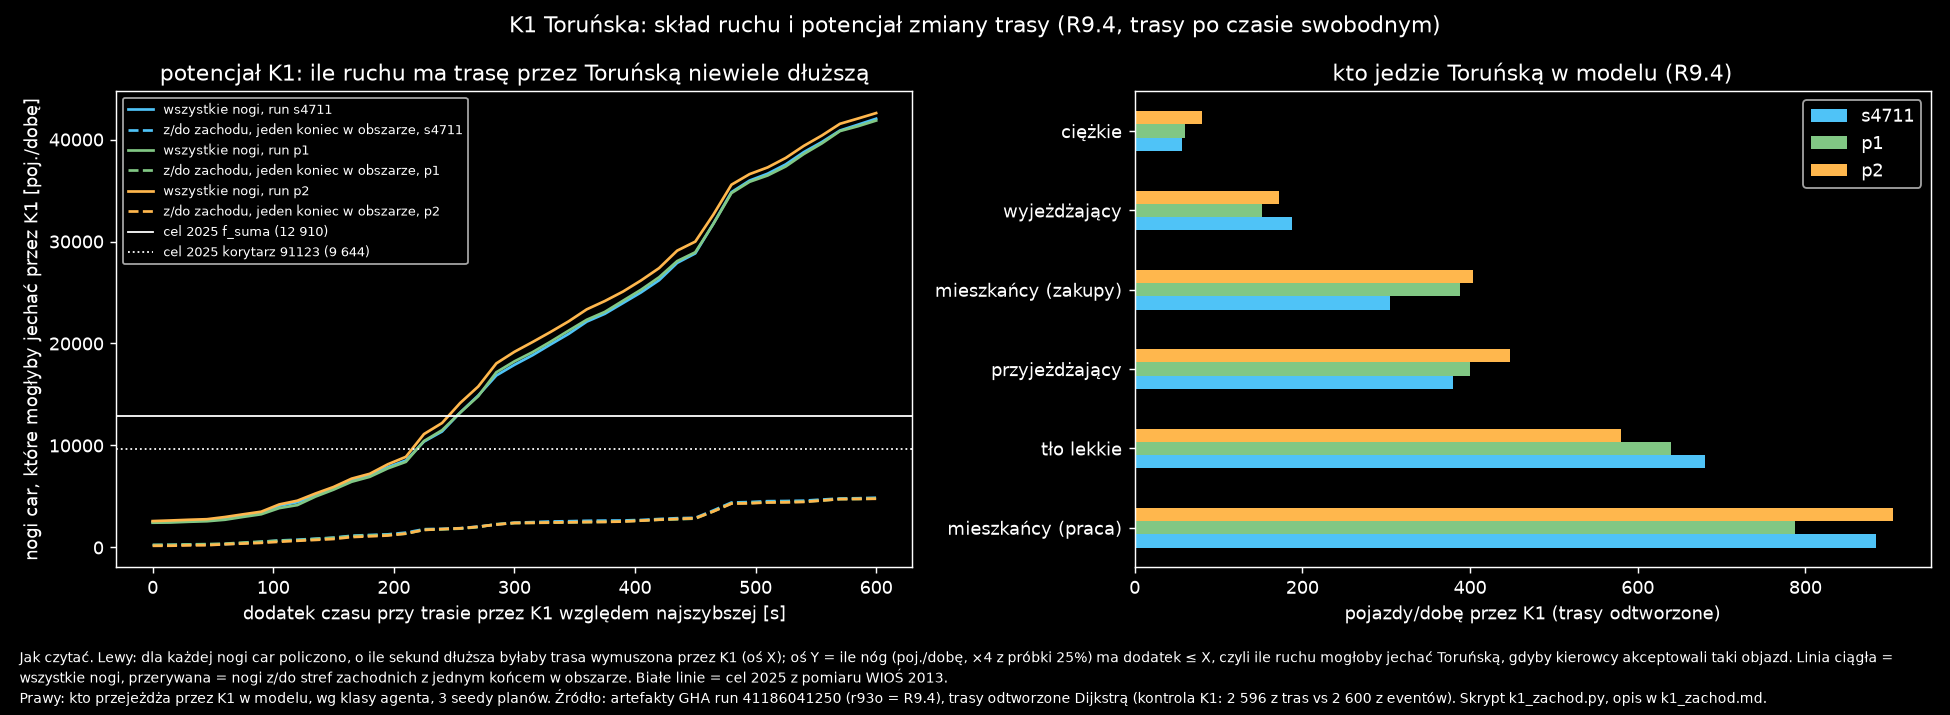

Write the Python code that produced this figure.
"""Opcja (b) z lancuchy.md: czy ruch z zachodu omija Toruńską (K1) i ile ruchu mogłoby tam trafić przy innym wyborze trasy.

Artefakty GHA nie mają eventów, więc trasy nóg car z output_legs odtwarzamy Dijkstrą po czasie swobodnym
(length/freespeed + 1 s na link, jak w QSim), bez zakazów skrętu (D26, efekt poniżej rozrzutu seedów).
Kontrola przybliżenia: natężenia K1–K5 z tras vs natężenia z eventów (analiza/wios2013.json tego samego runu).
Dla każdej nogi liczymy też czas trasy wymuszonej przez K1 (dowolny kierunek): dodatek = t(o→K1→d) − t(o→d).

Wejście: output/r94c_gha/r94c-r93o-<run>/ (R9.4, runy s4711, p1, p2 = trzy seedy planów).
Użycie: uv run python -W ignore reports/etap3/g_pomiary_miejskie/k1_zachod.py
Wyjście: k1_zachod.json, k1_zachod.png, k1_zachod_mapa.png (obok skryptu)."""
import collections
import json
from pathlib import Path

import matplotlib
import numpy as np
import pandas as pd
import zstandard
from lxml import etree
from scipy.sparse import csr_matrix
from scipy.sparse.csgraph import dijkstra

matplotlib.use("Agg")
import matplotlib.pyplot as plt
plt.style.use("dark_background")  # preferencja użytkownika

G, H = Path("output/r94c_gha"), Path(__file__).parent
RUNS, SAMPLE = ("s4711", "p1", "p2"), 0.25
z = lambda p: zstandard.ZstdDecompressor().stream_reader(open(p, "rb"))
K = pd.read_csv("scenarios/kutno/validation/wios2013_linki.csv")
K1 = K[K.pkt == "K1"].link.tolist()
BZ = pd.read_csv("scenarios/kutno/demand/border_zones.csv")
ZONE = BZ.set_index("link").road.to_dict()  # link wjazdu/wyjazdu -> nazwa strefy, np. "92 zach"
ZACH = {r for r in BZ.road if "zach" in r}  # strefy zachodnie: 92 zach, 91 płn-zach, 91 płd-zach, 60 płd-zach
KLASA = {"r": "mieszkańcy (praca)", "e": "mieszkańcy (zakupy)", "c": "przyjeżdżający", "o": "wyjeżdżający",
         "t": "tło lekkie", "h": "ciężkie"}

# --- sieć (taka sama we wszystkich runach) -------------------------------------------------------------------------
nodes, L = {}, []
for _, el in etree.iterparse(z(G / f"r94c-r93o-{RUNS[0]}" / "output_network.xml.zst"), tag=("node", "link")):
    if el.tag == "node":
        nodes[el.get("id")] = (float(el.get("x")), float(el.get("y")))
    elif "car" in el.get("modes"):
        a = {x.get("name"): x.text for x in el.iter("attribute")}
        L.append((el.get("id"), el.get("from"), el.get("to"), float(el.get("length")), float(el.get("freespeed")),
                  a.get("type"), a.get("speed_group")))
    el.clear()
L = pd.DataFrame(L, columns=["id", "fr", "to", "len", "fs", "type", "grp"]).set_index("id")
nid = {n: i for i, n in enumerate(nodes)}
L["a"], L["b"] = L.fr.map(nid), L.to.map(nid)
L["t"] = L.len / L.fs + 1.0  # QSim: czas przejazdu linku + 1 s
best = L.reset_index().sort_values("t").drop_duplicates(["a", "b"])  # równoległe linki: najszybszy
M = csr_matrix((best.t, (best.a, best.b)), shape=(len(nid),) * 2)
EDGE = dict(zip(zip(best.a, best.b), best.id))
XY = np.array(list(nodes.values()))


def legs(run):
    l = pd.read_csv(G / f"r94c-r93o-{run}" / "output_legs.csv.zst", sep=";",
                    usecols=["person", "mode", "start_link", "end_link"])
    l = l[l["mode"] == "car"].reset_index(drop=True)
    l["o"], l["d"] = L.b.reindex(l.start_link).to_numpy(), L.a.reindex(l.end_link).to_numpy()
    l["kl"] = l.person.str[0]
    l["z_od"], l["z_do"] = l.start_link.map(ZONE), l.end_link.map(ZONE)
    return l


# czasy z K1 do wszystkich węzłów i do K1 ze wszystkich węzłów (oba kierunki K1)
fromK1 = {k: dijkstra(M, indices=L.b[k]) + 0 for k in K1}
toK1 = {k: dijkstra(M.T.tocsr(), indices=L.a[k]) for k in K1}

res, flows = {}, {}
for run in RUNS:
    l = legs(run)
    vol = collections.Counter()
    t0, tk = np.full(len(l), np.nan), np.full(len(l), np.nan)
    via = np.zeros(len(l), bool)
    for o, g in l.groupby("o"):
        dist, pred = dijkstra(M, indices=int(o), return_predecessors=True)
        for i, r in g.iterrows():
            d = int(r.d)
            t0[i] = dist[d] + L.t[r.end_link]
            tk[i] = min(toK1[k][int(o)] + L.t[k] + fromK1[k][d] for k in K1) + L.t[r.end_link]
            path, n = [r.end_link] if r.end_link != r.start_link else [], d
            while n != o and n >= 0:
                p = pred[n]; path.append(EDGE[(p, n)]); n = p
            for x in path:
                vol[x] += 1
            via[i] = any(k in path for k in K1)
    l["t0"], l["dod"], l["via"] = t0, tk - t0, via
    l.loc[l.via, "dod"] = 0.0  # noga już jedzie przez K1 (także koniec na K1, gdzie wymuszenie liczyłoby K1 dwa razy)
    # kontrola: K1–K5 z tras vs z eventów (pojazdy osobowe + ciężkie, pce bez znaczenia: liczymy pojazdy)
    ev = pd.DataFrame(json.load(open(G / f"r94c-r93o-{run}" / "analiza" / "wios2013.json", encoding="utf-8"))["punkty"])
    kon = {p: {"trasy": round(sum(vol[x] for x in K[K.pkt == p].link) / SAMPLE), "eventy": int(m)}
           for p, m in zip(ev.pkt, ev.model_razem)}
    k1 = l[l.via]
    zach = l[l.z_od.isin(ZACH) | l.z_do.isin(ZACH)]
    zach_miasto = zach[zach.z_od.isna() | zach.z_do.isna()]  # jeden koniec w obszarze (nie tranzyt strefa–strefa)
    prog = [0, 15, 30, 60, 120, 180, 300, 600]
    res[run] = {
        "kontrola_K": kon,
        "K1_klasy_poj_doba": (k1.kl.map(KLASA).value_counts() / SAMPLE).round().astype(int).to_dict(),
        "K1_strefy_poj_doba": (pd.concat([k1.z_od, k1.z_do]).dropna().value_counts() / SAMPLE).round().astype(int).to_dict(),
        "zachod_miasto_nogi_poj_doba": round(len(zach_miasto) / SAMPLE),
        "zachod_miasto_przez_K1_proc": round(100 * zach_miasto.via.mean(), 1),
        "zachod_tranzyt_nogi_poj_doba": round((len(zach) - len(zach_miasto)) / SAMPLE),
        # ile pojazdów/dobę mogłoby dojść na K1, gdyby wszystkie nogi z dodatkiem ≤ X s jechały przez K1
        "potencjal_K1_poj_doba": {f"<= {p} s": round(float((l.dod <= p).sum()) / SAMPLE) for p in prog},
        "potencjal_K1_zachod_miasto": {f"<= {p} s": round(float((zach_miasto.dod <= p).sum()) / SAMPLE) for p in prog},
        "dodatek_mediana_s": {k: round(float(g.dod.median()), 0) for k, g in
                              {"wszystkie": l, "zachod_miasto": zach_miasto, "zachod_tranzyt": zach[~zach.index.isin(zach_miasto.index)]}.items()},
    }
    flows[run] = (vol, l)
    print(run, json.dumps(res[run], ensure_ascii=False))

# --- obwodnica vs Toruńska: typy i prędkości na trasie K1 i na trasach zachodnich -------------------------------------
vol, l = flows[RUNS[0]]
Kxy = K[K.pkt == "K1"].iloc[0][["x", "y"]].astype(float).to_numpy()
res["K1_link"] = L.loc[K1, ["len", "fs", "type", "grp"]].assign(fs_kmh=lambda d: (d.fs * 3.6).round(1)).drop(columns="fs").to_dict("index")
res["cel_2025"] = {"f_suma": 12910, "korytarz": 9644}
json.dump(res, open(H / "k1_zachod.json", "w", encoding="utf-8"), ensure_ascii=False, indent=1)

# --- wykres 1: potencjał K1 vs dodatek czasu --------------------------------------------------------------------------
fig, ax = plt.subplots(1, 2, figsize=(15, 5.5))
prog = np.arange(0, 601, 15)
for run, c in zip(RUNS, ("#4fc3f7", "#81c784", "#ffb74d")):
    l = flows[run][1]
    zm = l[(l.z_od.isin(ZACH) | l.z_do.isin(ZACH)) & (l.z_od.isna() | l.z_do.isna())]
    ax[0].plot(prog, [(l.dod <= p).sum() / SAMPLE for p in prog], color=c, label=f"wszystkie nogi, run {run}")
    ax[0].plot(prog, [(zm.dod <= p).sum() / SAMPLE for p in prog], color=c, ls="--", label=f"z/do zachodu, jeden koniec w obszarze, {run}")
for v, ls, lab in ((12910, "-", "cel 2025 f_suma (12 910)"), (9644, ":", "cel 2025 korytarz 91123 (9 644)")):
    ax[0].axhline(v, color="w", ls=ls, lw=1, label=lab)
ax[0].set_xlabel("dodatek czasu przy trasie przez K1 względem najszybszej [s]")
ax[0].set_ylabel("nogi car, które mogłyby jechać przez K1 [poj./dobę]")
ax[0].set_title("potencjał K1: ile ruchu ma trasę przez Toruńską niewiele dłuższą"); ax[0].legend(fontsize=7)
kl = pd.DataFrame({r: res[r]["K1_klasy_poj_doba"] for r in RUNS}).fillna(0)
kl.plot.barh(ax=ax[1], color=["#4fc3f7", "#81c784", "#ffb74d"])
ax[1].set_xlabel("pojazdy/dobę przez K1 (trasy odtworzone)"); ax[1].set_title("kto jedzie Toruńską w modelu (R9.4)")
fig.suptitle("K1 Toruńska: skład ruchu i potencjał zmiany trasy (R9.4, trasy po czasie swobodnym)")
fig.text(.01, .01, "Jak czytać. Lewy: dla każdej nogi car policzono, o ile sekund dłuższa byłaby trasa wymuszona przez K1 (oś X); oś Y = ile nóg "
         "(poj./dobę, ×4 z próbki 25%) ma dodatek ≤ X, czyli ile ruchu mogłoby jechać Toruńską, gdyby kierowcy akceptowali taki objazd. "
         "Linia ciągła = wszystkie nogi, przerywana = nogi z/do stref zachodnich z jednym końcem w obszarze. Białe linie = cel 2025 z pomiaru WIOŚ 2013.\n"
         "Prawy: kto przejeżdża przez K1 w modelu, wg klasy agenta, 3 seedy planów. Źródło: artefakty GHA run 41186041250 (r93o = R9.4), "
         "trasy odtworzone Dijkstrą (kontrola K1: 2 596 z tras vs 2 600 z eventów). Skrypt k1_zachod.py, opis w k1_zachod.md.",
         fontsize=8, va="bottom", wrap=True)
fig.tight_layout(rect=(0, .1, 1, 1)); fig.savefig(H / "k1_zachod.png", dpi=130)

# --- wykres 2: mapa ------------------------------------------------------------------------------------------------
fig, ax = plt.subplots(1, 2, figsize=(16, 8))
box = (Kxy[0] - 5000, Kxy[0] + 6000, Kxy[1] - 4500, Kxy[1] + 4000)
inb = lambda xy: (box[0] < xy[0] < box[1]) & (box[2] < xy[1] < box[3])
segs = [(XY[r.a], XY[r.b]) for r in L.itertuples() if inb(XY[r.a])]
l = flows[RUNS[0]][1]
zm = l[(l.z_od.isin(ZACH) | l.z_do.isin(ZACH))]
for a_, (title, sub) in zip(ax, (("wszystkie nogi z/do stref zachodnich (92 zach, 91 płn-/płd-zach, 60 płd-zach)", zm),
                                 ("nogi przez K1 (select link)", l[l.via]))):
    v = collections.Counter()
    for o, g in sub.groupby("o"):
        _, pred = dijkstra(M, indices=int(o), return_predecessors=True)
        for r in g.itertuples():
            n = int(r.d)
            while n != o and n >= 0:
                p = pred[n]; v[EDGE[(p, n)]] += 1; n = p
    for s in segs:
        a_.plot(*zip(*s), color="#444", lw=.4)
    mx = max(v.values())
    for x, c in v.items():
        a, b = XY[L.a[x]], XY[L.b[x]]
        if inb(a) and c / SAMPLE >= 20:
            a_.plot([a[0], b[0]], [a[1], b[1]], color="#ffb74d", lw=.5 + 6 * c / mx, alpha=.8)
    for k in K1:
        a_.plot(*Kxy, "o", color="#e57373", ms=10, mfc="none", mew=2)
    a_.annotate("K1 Toruńska", Kxy, xytext=(10, 10), textcoords="offset points", color="#e57373")
    a_.set_xlim(box[:2]); a_.set_ylim(box[2:]); a_.set_aspect("equal"); a_.set_title(title, fontsize=10)
    a_.set_xticks([]); a_.set_yticks([])
fig.suptitle(f"R9.4 run {RUNS[0]}: trasy (grubość ~ poj./dobę, pokazane ≥ 20 poj./dobę), EPSG:2180, okno 11 × 8,5 km")
fig.text(.01, .01, "Jak czytać. Szare = sieć MATSim. Pomarańczowe = linki, którymi jadą wybrane nogi car (trasy po czasie swobodnym), grubość proporcjonalna "
         "do liczby pojazdów/dobę. Czerwone kółko = punkt pomiaru K1 (ul. Toruńska, WIOŚ 2013). Lewy: nogi z/do stref zachodnich "
         "(wjazdy 92 zach, 91 płn-zach, 91 płd-zach, 60 płd-zach) — jadą obwodnicą południową, nie Toruńską. Prawy: wszystkie nogi przez K1 "
         "(select link) — Toruńska obsługuje głównie płn.-zach. część miasta i wsie za nią. Opis w k1_zachod.md.",
         fontsize=8, va="bottom", wrap=True)
fig.tight_layout(rect=(0, .06, 1, 1)); fig.savefig(H / "k1_zachod_mapa.png", dpi=110)
